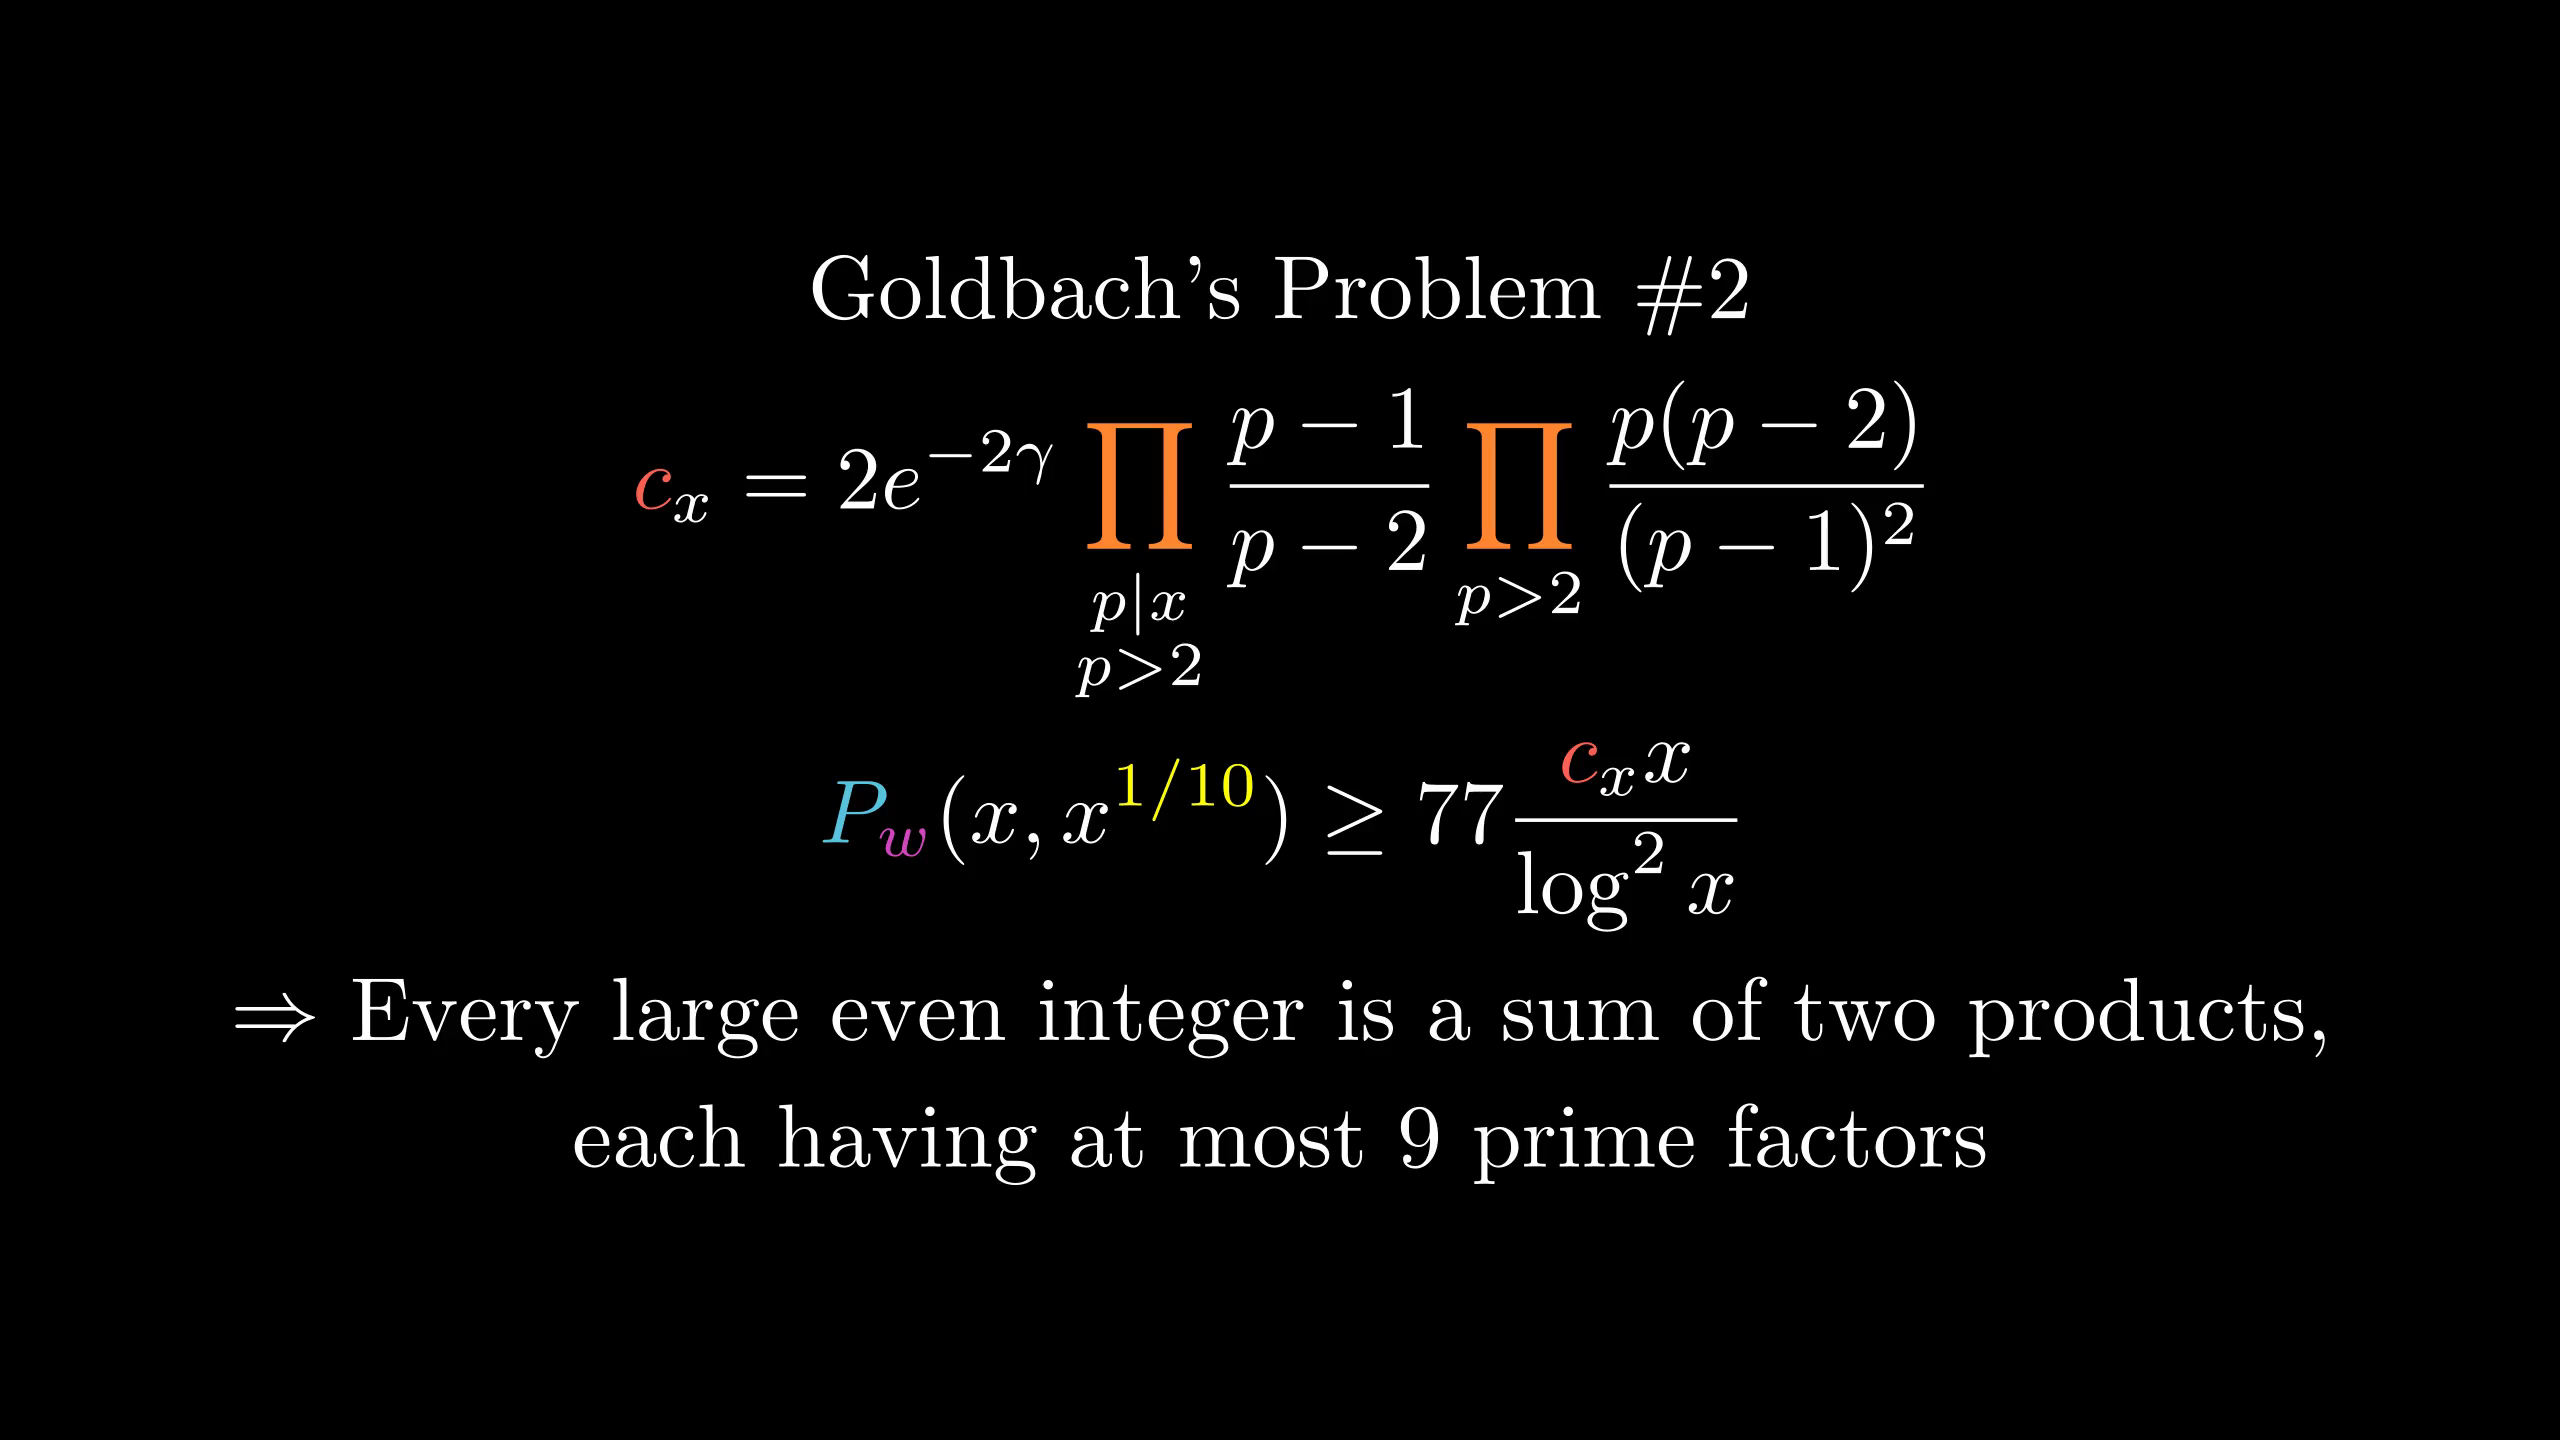

The script that drew this image:
from manimlib.imports import *

class FooScene(Scene):
    def construct(self):
        tit=TextMobject("Goldbach's Problem \#2")
        eqn=TexMobject(r"{c}_x=2e^{-2\gamma}\prod_{\substack{p|x\\p>2}}{p-1\over p-2}\prod_{p>2}{p(p-2)\over(p-1)^2}",
                tex_to_color_map={"{c}":RED,r"\prod":ORANGE})
        eqn1=TexMobject(r"P_w(x,x^{1/10})\ge77{c_xx\over\log^2x}",
                tex_to_color_map={"P":BLUE,"c":RED,"^{1/10}":YELLOW,"_w":PINK})
        eqn2=TextMobject(r"$\Rightarrow$ Every large even integer is a sum of two products,")
        eqn3=TextMobject("each having at most 9 prime factors")
        self.add(VGroup(tit,eqn,eqn1,eqn2,eqn3).arrange(DOWN))
        self.wait()
